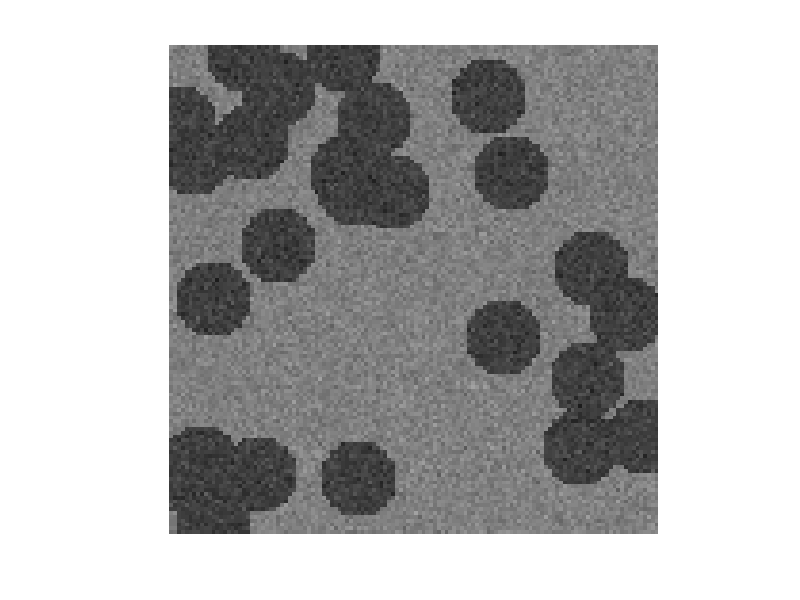

The MATLAB script that drew this image:
% This program creates an image for test

M=128;  % image size 

K=25;  % number of discs

R2=100; % radius of discs

I=randn(M,M)*0.04+0.5;

for k=1:K
    Cx(k)=round(rand*M);
    Cy(k)=round(rand*M);
end

for k=1:K
    for i=1:M
        for j=1:M
            Tr=(i-Cx(k))*(i-Cx(k))+(j-Cy(k))*(j-Cy(k));
            if Tr<100
                Tv=randn*0.04+0.25;
                if Tv>1
                    Tv=1;
                elseif Tv<0
                    Tv=0;
                end
                I(i,j)=Tv;
            end
        end
    end
end

imshow(I);
imwrite(I,'discs25.bmp'); % file name

        

